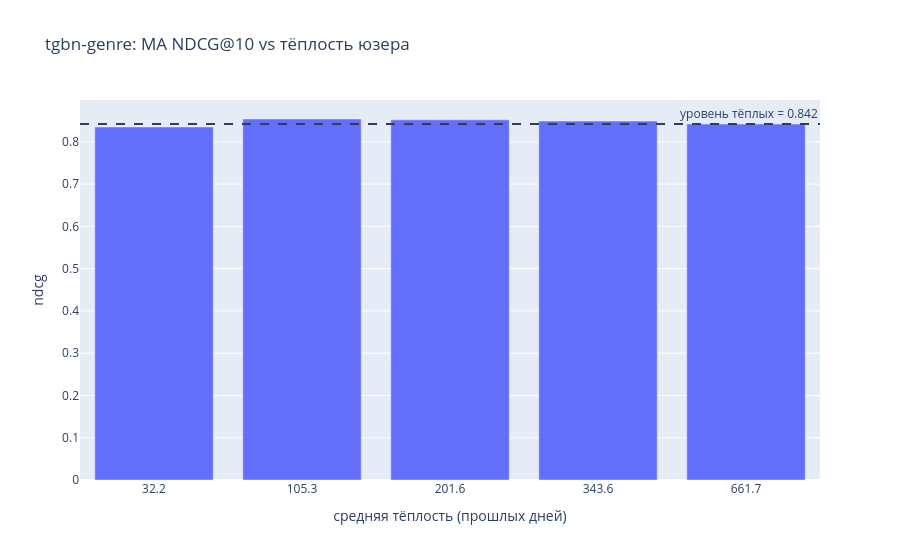

Notebook cell for this chart:
### Code cell
_g = ma_ndcg_by_warmth("tgbn-genre", n_sample=12000)
print(f"genre: точек={_g.height}, MA NDCG@10={_g['ndcg'].mean():.3f}, "
      f"тёплость min/med/max={_g['warmth'].min()}/{_g['warmth'].median():.0f}/{_g['warmth'].max()}\n")
res_genre = headroom(_g, "tgbn-genre")

### Figure 1 — Plotly figure (JSON) as saved in the notebook; plotly's stock layout.template omitted (floating-point values rounded to 4 significant figures)
{"data": [{"hovertemplate": "средняя тёплость (прошлых дней)=%{x}<br>ndcg=%{y}<extra></extra>", "legendgroup": "", "marker": {"color": "#636efa", "pattern": {"shape": ""}}, "name": "", "orientation": "v", "showlegend": false, "textposition": "auto", "type": "bar", "x": ["32.2", "105.3", "201.6", "343.6", "661.7"], "xaxis": "x", "y": [0.835, 0.854, 0.852, 0.849, 0.842], "yaxis": "y"}], "layout": {"annotations": [{"showarrow": false, "text": "уровень тёплых = 0.842", "x": 1, "xanchor": "right", "xref": "x domain", "y": 0.842, "yanchor": "bottom", "yref": "y"}], "barmode": "relative", "legend": {"tracegroupgap": 0}, "shapes": [{"line": {"dash": "dash"}, "type": "line", "x0": 0, "x1": 1, "xref": "x domain", "y0": 0.842, "y1": 0.842, "yref": "y"}], "title": {"text": "tgbn-genre: MA NDCG@10 vs тёплость юзера"}, "xaxis": {"anchor": "y", "domain": [0, 1], "title": {"text": "средняя тёплость (прошлых дней)"}}, "yaxis": {"anchor": "x", "domain": [0, 1], "title": {"text": "ndcg"}}}}
